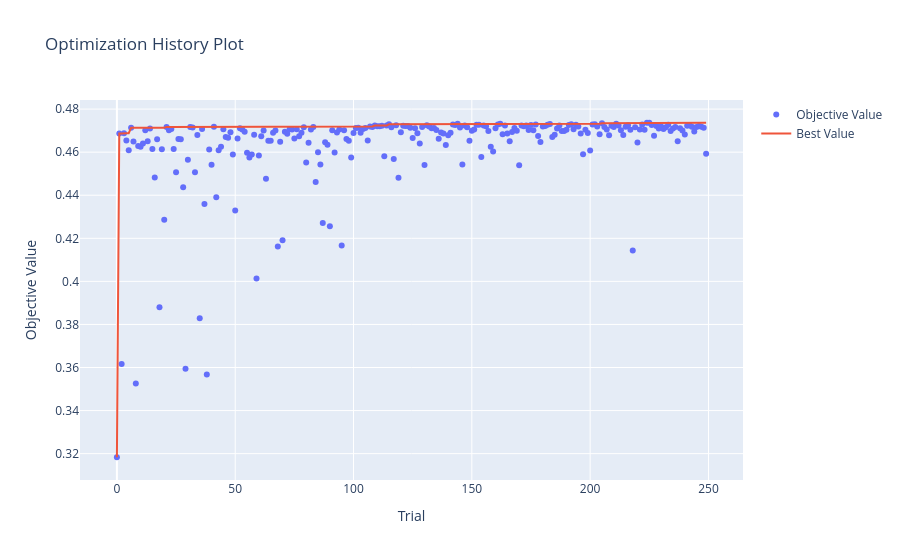
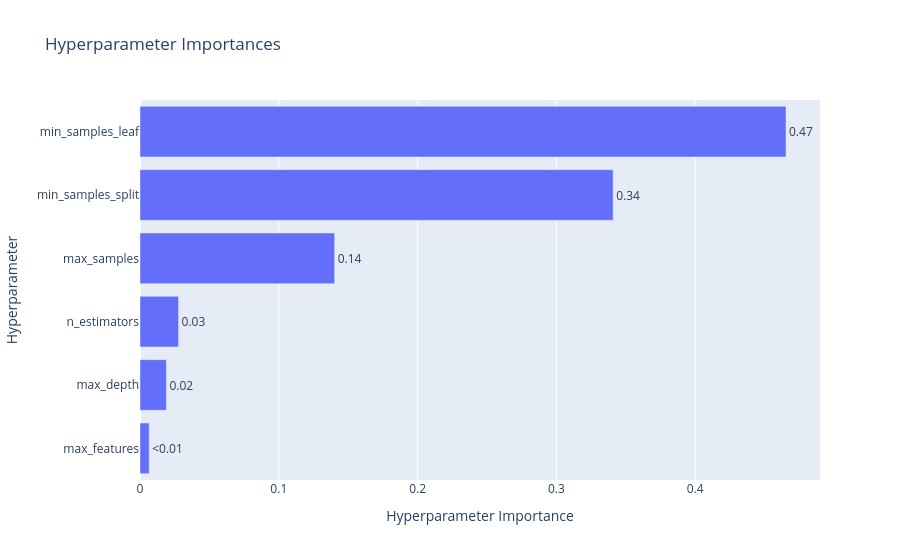

Source (notebook cell) for these figures, in order:
### Markdown cell above
## Optuna Param Tuning

### Code cell
import optuna
from sklearn.ensemble import RandomForestRegressor
from sklearn.metrics import mean_squared_error, r2_score
import numpy as np

X = merged_df[top_features]
y = merged_df["protein_abundance_log"]

X_train, X_test, y_train, y_test = train_test_split(
    X, y, test_size=0.3, random_state=42
)

scaler_X = StandardScaler()
X_train_scaled = scaler_X.fit_transform(X_train)
X_test_scaled = scaler_X.transform(X_test)


import optuna
from sklearn.ensemble import RandomForestRegressor
from sklearn.metrics import r2_score
import numpy as np


def objective(trial):
    params = {
        "n_estimators": trial.suggest_int("n_estimators", 100, 1000, step=100),
        "max_depth": trial.suggest_categorical("max_depth", [10, 20, 30, 40, 50, None]),
        "min_samples_split": trial.suggest_int("min_samples_split", 2, 30),
        "min_samples_leaf": trial.suggest_int("min_samples_leaf", 1, 15),
        "max_features": trial.suggest_categorical("max_features", ["sqrt", "log2"]),
        "max_samples": trial.suggest_float("max_samples", 0.5, 1.0),
    }

    model = RandomForestRegressor(**params, random_state=42, n_jobs=-1)

    model.fit(X_train_scaled, y_train)

    y_train_pred = model.predict(X_train_scaled)
    y_test_pred = model.predict(X_test_scaled)

    train_r2 = r2_score(y_train, y_train_pred)
    test_r2 = r2_score(y_test, y_test_pred)

    r2_diff = train_r2 - test_r2

    # Print trial information
    print(f"\nTrial {trial.number}:")
    print(f"Parameters: {params}")
    print(f"Train R²: {train_r2:.4f}")
    print(f"Test R²: {test_r2:.4f}")
    print(f"R² difference: {r2_diff:.4f}")

    penalty = 0
    if r2_diff >= 0.15:
        penalty = r2_diff - 0.15  # Penalty proportional to excess overfitting
        print(f"Overfitting detected! Applying penalty: {penalty:.4f}")

    penalized_test_r2 = test_r2 - penalty
    print(f"Penalized Test R²: {penalized_test_r2:.4f}")

    return penalized_test_r2


study = optuna.create_study(direction="maximize")


def print_progress(study, trial):
    print(f"\nBest trial so far: {study.best_trial.number}")
    print(f"Best penalized R² score so far: {study.best_value:.4f}")
    print(f"Best parameters so far: {study.best_params}")


print("Starting hyperparameter optimization...")
n_trials = 250
study.optimize(objective, n_trials=n_trials, callbacks=[print_progress])

print("\nOptimization completed!")
print(f"Best penalized R² score: {study.best_value:.4f}")
print("Best hyperparameters:")
for key, value in study.best_params.items():
    print(f"  {key}: {value}")

try:
    import optuna.visualization as vis
    import matplotlib.pyplot as plt

    fig1 = vis.plot_optimization_history(study)
    fig1.show()

    fig2 = vis.plot_param_importances(study)
    fig2.show()
except ImportError:
    print(
        "Optuna visualization is not available. Install optuna[visualization] to see plots."
    )

### Figure 1 — Plotly figure (JSON) as saved in the notebook; plotly's stock layout.template omitted (floating-point values rounded to 4 significant figures; data arrays with more than 128 entries replaced by an {"elided": "..."} marker saying what was removed)
{"data": [{"mode": "markers", "name": "Objective Value", "type": "scatter", "x": {"elided": "250 int values"}, "y": {"elided": "250 float values"}}, {"mode": "lines", "name": "Best Value", "type": "scatter", "x": {"elided": "250 int values"}, "y": {"elided": "250 float values"}}, {"marker": {"color": "#cccccc"}, "mode": "markers", "name": "Infeasible Trial", "showlegend": false, "type": "scatter", "x": [], "y": []}], "layout": {"title": {"text": "Optimization History Plot"}, "xaxis": {"title": {"text": "Trial"}}, "yaxis": {"title": {"text": "Objective Value"}}}}

### Figure 2 — Plotly figure (JSON) as saved in the notebook; plotly's stock layout.template omitted (floating-point values rounded to 4 significant figures)
{"data": [{"cliponaxis": false, "hovertemplate": ["max_features (CategoricalDistribution): 0.0066237216285751944<extra></extra>", "max_depth (CategoricalDistribution): 0.019014555115411957<extra></extra>", "n_estimators (IntDistribution): 0.027789231152763036<extra></extra>", "max_samples (FloatDistribution): 0.14022717356661954<extra></extra>", "min_samples_split (IntDistribution): 0.34091717660348736<extra></extra>", "min_samples_leaf (IntDistribution): 0.46542814193314297<extra></extra>"], "name": "Objective Value", "orientation": "h", "text": ["<0.01", "0.02", "0.03", "0.14", "0.34", "0.47"], "textposition": "outside", "type": "bar", "x": [0.006624, 0.01901, 0.02779, 0.1402, 0.3409, 0.4654], "y": ["max_features", "max_depth", "n_estimators", "max_samples", "min_samples_split", "min_samples_leaf"]}], "layout": {"title": {"text": "Hyperparameter Importances"}, "xaxis": {"title": {"text": "Hyperparameter Importance"}}, "yaxis": {"title": {"text": "Hyperparameter"}}}}
